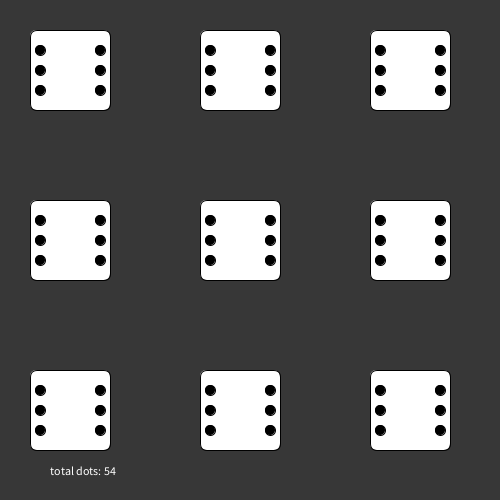
Frame 1 (no input)
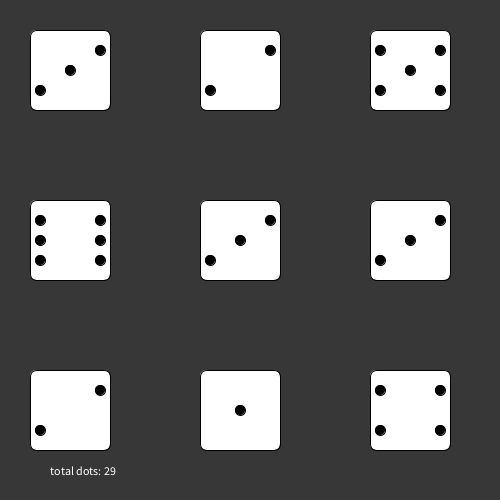
Frame 2 (the mouse pressed at the canvas centre, redrawn once)

The Processing sketch that drew these frames (run headless with seeded random() and noise(); the mouse was pressed at the canvas centre and the sketch redrawn once):

// Processing sketch: Dice
// ── Dice.pde
//Declaring the 9 die needed for this project
Die Die1;
Die Die2;
Die Die3;
Die Die4;
Die Die5;
Die Die6;
Die Die7;
Die Die8;
Die Die9;
int counter = 0;

void setup() {
  size(500, 500);
  
  Die1 = new Die(-20, -20);
  Die2 = new Die(150,-20);
  Die3 = new Die(320,-20);
  Die4 = new Die(-20, 150);
  Die5 = new Die(150,150);
  Die6 = new Die(320,150);
  Die7 = new Die(-20, 320);
  Die8 = new Die(150,320);
  Die9 = new Die(320,320);
  //no loop means that draw is only called once
  //OR if you ever call redraw()
  noLoop();
}

void draw() {
  background(55);
  //Die locations on screen
  Die1.show();
  Die2.show();
  Die3.show();
  Die4.show();
  Die5.show();
  Die6.show();
  Die7.show();
  Die8.show();
  Die9.show();
  fill(255);
  text("total dots: " + counter, 50, 475);
}

void mousePressed() {
 
  counter = 0;
  redraw();
  Die1.roll();
  Die2.roll();
  Die3.roll();
  Die4.roll();
  Die5.roll();
  Die6.roll();
  Die7.roll();
  Die8.roll();
  Die9.roll();
}


//Dice: Models a single 6 sided dice cube
//Each instance should randomly assign itself a value from 1 to 6
class Die {
  //variable declarations for your Die instances here
  int x_pos, y_pos;
  int randSide;
  
  //constructor
  Die(int x, int y) {
    x_pos = x;
    y_pos = y;
   
    //variable initializations here
  }

  //Simulate a roll of a die
  void roll() {
      randSide = (int)(Math.random() * 6) + 1;
    //your code here, 
    //should randomly assign a value from 1 to 6
  }

  /*
	  Use the randomly assigned roll value to draw the face of a die
   	*/
  void show() {
     fill(255);
    pushMatrix();
    translate(x_pos, y_pos);
    rect(50, 50, 80, 80, 7);
   
    if (randSide == 1) {
      fill(0);
      ellipse(90,90,10,10);
      counter = counter + 1;
    } else if(randSide == 2){
     fill(0);
     ellipse(60,110,10,10);
     ellipse(120,70,10,10);
     counter = counter + 2;
    } else if(randSide==3){
     fill(0);
     ellipse(60,110,10,10);
     ellipse(90,90,10,10);
     ellipse(120,70,10,10);
     
     counter = counter + 3;
    } else if(randSide == 4){
      fill(0);
     ellipse(120,70,10,10);
     ellipse(120,110,10,10);
     ellipse(60,110,10,10);
     ellipse(60,70,10,10);
     
     counter = counter + 4;
    } else if(randSide==5){
     fill(0); 
     ellipse(120,70,10,10);
     ellipse(120,110,10,10);
     ellipse(90,90,10,10);
     ellipse(60,110,10,10);
     ellipse(60,70,10,10);
     counter = counter + 5;
    } else { 
      fill(0); 
     ellipse(120,70,10,10);
     ellipse(120,110,10,10);
     ellipse(120,90,10,10);
     ellipse(60,90,10,10);
     ellipse(60,110,10,10);
     ellipse(60,70,10,10);
     counter = counter + 6;
    }
    popMatrix();
    
  }
}
